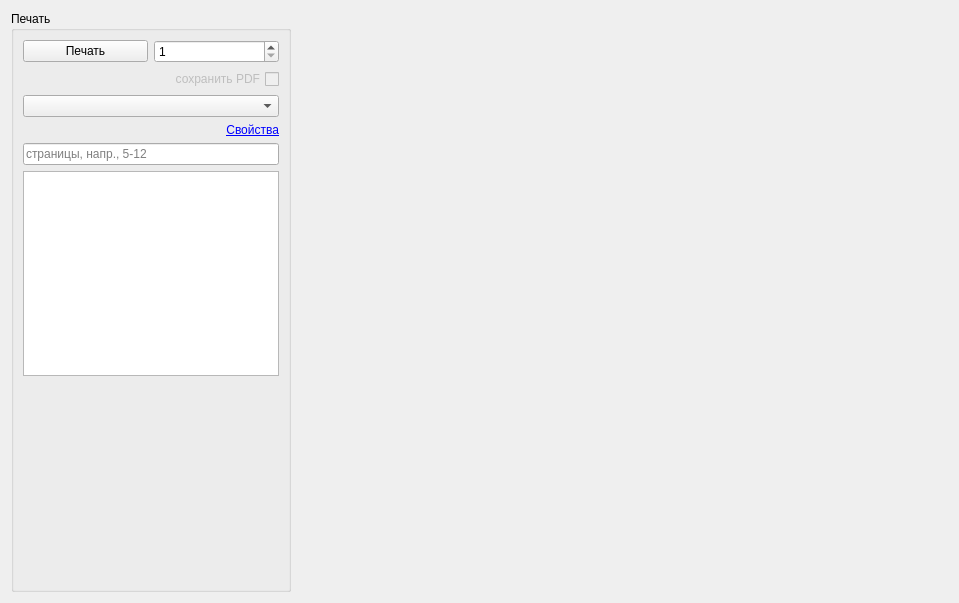
<?xml version="1.0" encoding="UTF-8"?>
<ui version="4.0">
 <class>tabPrintDialog</class>
 <widget class="QWidget" name="tabPrintDialog">
  <property name="geometry">
   <rect>
    <x>0</x>
    <y>0</y>
    <width>959</width>
    <height>603</height>
   </rect>
  </property>
  <property name="windowTitle">
   <string>Form</string>
  </property>
  <layout class="QGridLayout" name="gridLayout_4">
   <item row="0" column="0">
    <layout class="QGridLayout" name="gridLayoutTab" columnstretch="0,0">
     <item row="0" column="0">
      <widget class="QGroupBox" name="groupBox">
       <property name="title">
        <string>Печать</string>
       </property>
       <layout class="QGridLayout" name="gridLayout_3">
        <item row="0" column="0">
         <layout class="QGridLayout" name="gridLayoutOptions">
          <item row="0" column="0">
           <widget class="QPushButton" name="pushButtonPrint">
            <property name="text">
             <string>Печать</string>
            </property>
           </widget>
          </item>
          <item row="2" column="0" colspan="2">
           <widget class="QComboBox" name="comboBoxPrinters"/>
          </item>
          <item row="0" column="1">
           <widget class="QSpinBox" name="spinBoxCopies">
            <property name="minimum">
             <number>1</number>
            </property>
           </widget>
          </item>
          <item row="6" column="0" colspan="2">
           <spacer name="verticalSpacer">
            <property name="orientation">
             <enum>Qt::Vertical</enum>
            </property>
            <property name="sizeHint" stdset="0">
             <size>
              <width>20</width>
              <height>40</height>
             </size>
            </property>
           </spacer>
          </item>
          <item row="1" column="0" colspan="2">
           <widget class="QCheckBox" name="checkBoxSavePDF">
            <property name="enabled">
             <bool>false</bool>
            </property>
            <property name="layoutDirection">
             <enum>Qt::RightToLeft</enum>
            </property>
            <property name="text">
             <string>сохранить PDF</string>
            </property>
           </widget>
          </item>
          <item row="3" column="1">
           <widget class="QLabel" name="labelPrinterSettings">
            <property name="enabled">
             <bool>false</bool>
            </property>
            <property name="font">
             <font>
              <underline>true</underline>
             </font>
            </property>
            <property name="cursor">
             <cursorShape>PointingHandCursor</cursorShape>
            </property>
            <property name="styleSheet">
             <string notr="true">color: rgb(0, 0, 255);</string>
            </property>
            <property name="text">
             <string>&lt;html&gt;&lt;head/&gt;&lt;body&gt;&lt;p&gt;&lt;a href=&quot;settings&quot;&gt;&lt;span style=&quot; text-decoration: underline; color:#0000ff;&quot;&gt;Свойства&lt;/span&gt;&lt;/a&gt;&lt;/p&gt;&lt;/body&gt;&lt;/html&gt;</string>
            </property>
            <property name="textFormat">
             <enum>Qt::RichText</enum>
            </property>
            <property name="scaledContents">
             <bool>true</bool>
            </property>
            <property name="alignment">
             <set>Qt::AlignRight|Qt::AlignTop|Qt::AlignTrailing</set>
            </property>
            <property name="openExternalLinks">
             <bool>false</bool>
            </property>
           </widget>
          </item>
          <item row="4" column="0" colspan="2">
           <widget class="QLineEdit" name="lineEditPagesToPrint">
            <property name="inputMask">
             <string/>
            </property>
            <property name="placeholderText">
             <string>страницы, напр., 5-12</string>
            </property>
           </widget>
          </item>
          <item row="5" column="0" colspan="2">
           <widget class="QTextEdit" name="textEdit">
            <property name="sizePolicy">
             <sizepolicy hsizetype="Preferred" vsizetype="Expanding">
              <horstretch>0</horstretch>
              <verstretch>0</verstretch>
             </sizepolicy>
            </property>
           </widget>
          </item>
         </layout>
        </item>
       </layout>
      </widget>
     </item>
     <item row="0" column="1">
      <spacer name="horizontalSpacer">
       <property name="orientation">
        <enum>Qt::Horizontal</enum>
       </property>
       <property name="sizeHint" stdset="0">
        <size>
         <width>40</width>
         <height>20</height>
        </size>
       </property>
      </spacer>
     </item>
    </layout>
   </item>
  </layout>
 </widget>
 <tabstops>
  <tabstop>spinBoxCopies</tabstop>
  <tabstop>pushButtonPrint</tabstop>
  <tabstop>checkBoxSavePDF</tabstop>
  <tabstop>comboBoxPrinters</tabstop>
  <tabstop>lineEditPagesToPrint</tabstop>
 </tabstops>
 <resources/>
 <connections/>
 <slots>
  <slot>setPrinter(QString)</slot>
 </slots>
</ui>
